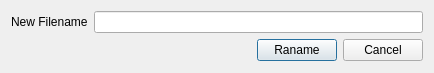
<?xml version="1.0" encoding="UTF-8"?>
<ui version="4.0">
 <class>RenameFileDialog</class>
 <widget class="QDialog" name="RenameFileDialog">
  <property name="geometry">
   <rect>
    <x>0</x>
    <y>0</y>
    <width>434</width>
    <height>73</height>
   </rect>
  </property>
  <property name="windowTitle">
   <string>Dialog</string>
  </property>
  <layout class="QGridLayout" name="gridLayout">
   <item row="0" column="0">
    <layout class="QVBoxLayout" name="verticalLayout">
     <item>
      <layout class="QHBoxLayout" name="horizontalLayout_2">
       <item>
        <widget class="QLabel" name="label">
         <property name="text">
          <string>New Filename</string>
         </property>
        </widget>
       </item>
       <item>
        <widget class="QLineEdit" name="filename"/>
       </item>
      </layout>
     </item>
     <item>
      <layout class="QHBoxLayout" name="horizontalLayout">
       <item>
        <spacer name="horizontalSpacer">
         <property name="orientation">
          <enum>Qt::Horizontal</enum>
         </property>
         <property name="sizeHint" stdset="0">
          <size>
           <width>40</width>
           <height>20</height>
          </size>
         </property>
        </spacer>
       </item>
       <item>
        <widget class="QPushButton" name="renameButton">
         <property name="text">
          <string>Raname</string>
         </property>
        </widget>
       </item>
       <item>
        <widget class="QPushButton" name="cancelButton">
         <property name="text">
          <string>Cancel</string>
         </property>
        </widget>
       </item>
      </layout>
     </item>
    </layout>
   </item>
  </layout>
 </widget>
 <resources/>
 <connections>
  <connection>
   <sender>cancelButton</sender>
   <signal>clicked()</signal>
   <receiver>RenameFileDialog</receiver>
   <slot>close()</slot>
   <hints>
    <hint type="sourcelabel">
     <x>387</x>
     <y>81</y>
    </hint>
    <hint type="destinationlabel">
     <x>217</x>
     <y>56</y>
    </hint>
   </hints>
  </connection>
  <connection>
   <sender>renameButton</sender>
   <signal>clicked()</signal>
   <receiver>RenameFileDialog</receiver>
   <slot>accept()</slot>
   <hints>
    <hint type="sourcelabel">
     <x>306</x>
     <y>81</y>
    </hint>
    <hint type="destinationlabel">
     <x>217</x>
     <y>56</y>
    </hint>
   </hints>
  </connection>
 </connections>
</ui>
